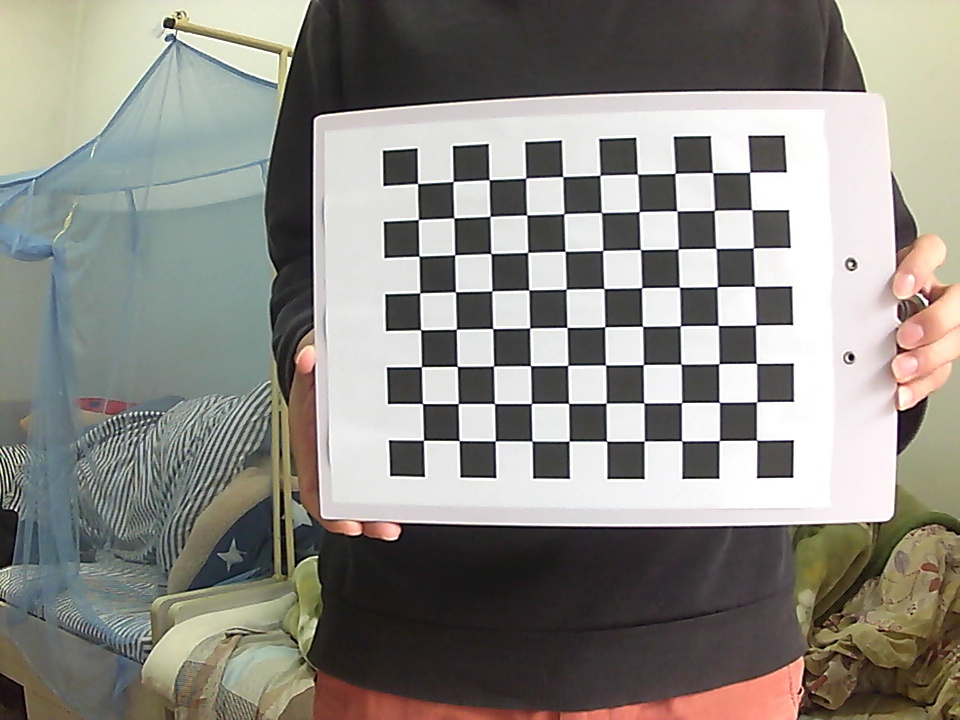
#> input picture Image_l1.jpg, 960 x 720 px
$ python ImageLMUndistortLossFunc.py
#> lines starting #> are read from the running program, lines starting #| are printed output that depends on the picture; after the words box and inside, x2 and y2 are one past the last pixel; in counts of white or black regions, pixels touching at a corner belong together
# encoding=utf-8
import os
import cv2
import math
import numpy as np
from numpy import matrix as mat


def undistort_img(img,                   # image data
                  fx, fy, cx, cy,        # camera intrinsics
                  k1, k2,                # radial distortion parameters
                  p1=None, p2=None,      # tagential distortion parameters
                  radial_ud_only=True):
    """
    undistort image using distort model
    test gray-scale image only
    """
    if img is None:
        print('[Err]: empty image.')
        return

    is_bgr = len(img.shape) == 3
    if is_bgr:
        H, W, C = img.shape

    elif len(img.shape) == 2:
        H, W = img.shape
    else:
        print('[Err]: image format wrong!')
        return

    img_undistort = np.zeros_like(img, dtype=np.uint8)

    # fill in each pixel in un-distorted image
    for v in range(H):
        for u in range(W):  # u,v are pixel coordinates
            # pt = [u, v]

            # convert to camera coordinates by camera intrinsic parameters
            x1 = (u - cx) / fx
            y1 = (v - cy) / fy
            r_square = (x1 * x1) + (y1 * y1)
            r_quadric = r_square * r_square

            if radial_ud_only:  # do radial undistortion only
                x2 = x1 * (1.0 + k1 * r_square + k2 * r_quadric)
                y2 = y1 * (1.0 + k1 * r_square + k2 * r_quadric)
            else:  # do radial undistortion and tangential undistortion
                x2 = x1 * (1.0 + k1 * r_square + k2 * r_quadric) + \
                    2.0 * p1 * x1 * y1 + p2 * (r_square + 2.0 * x1 * x1)
                y2 = y1 * (1.0 + k1 * r_square + k2 * r_quadric) + \
                    p1 * (r_square + 2.0 * y1 * y1) + 2.0 * p2 * x1 * y1

            # convert back to pixel coordinates
            # using nearest neighbor interpolation
            u_corrected = int(fx * x2 + cx + 0.5)
            v_corrected = int(fy * y2 + cy + 0.5)

            # @Todo: using bilinear interpolation...

            # processing pixel outside the image area
            if u_corrected < 0 or u_corrected >= W \
                    or v_corrected < 0 or v_corrected >= H:
                if is_bgr:
                    img_undistort[v, u, :] = 0
                else:
                    img_undistort[v, u] = 0
            else:
                if is_bgr:
                    img_undistort[v, u, :] = img[v_corrected,
                                                 u_corrected, :]  # y, x
                else:
                    img_undistort[v, u] = img[v_corrected, u_corrected]  # y, x

            # if pt in pts_on_curve:
            #     pts_corrected.append([u_corrected, v_corrected])

    # return img_undistort.astype('uint8'), pts_corrected
    return img_undistort.astype('uint8')


# [31 lines left out: function test_undistort_pts_on_curve, not called in this run]


def undistort_img_and_statistics(img_path,
                                 camera_intrinsics,
                                 pts_list,
                                 k1, k2, p1=None, p2=None,
                                 is_color=True):
    """
    undistort of image
    given camera matrix and distortion coefficients
    """
#> called with img_path = './Image_l1.jpg', k1 = -0.613, k2 = 0.357, is_color = True
    print('k1k2: {:.3f}, {:.3f}'.format(k1, k2))

    fx = camera_intrinsics[0]
    fy = camera_intrinsics[1]
    cx = camera_intrinsics[2]
    cy = camera_intrinsics[3]

    if not os.path.isfile(img_path):
        print('[Err]: invalid image path.')
        return

    img_orig = cv2.imread(img_path, cv2.IMREAD_UNCHANGED)
#> img_orig is the input picture: shape (720, 960, 3); mean B, G, R 131.2, 137.6, 139.7

    if is_color:
        img = cv2.imread(img_path, cv2.IMREAD_COLOR)
    else:
        img = cv2.imread(img_path, cv2.IMREAD_GRAYSCALE)

    if img is None:
        print('[Err]: empty image.')
        return

    # ----- draw original points
    dist, offset = 0.0, 0.0
    pts_count = 0
    for pts in pts_list:
        pts = np.array(pts)
        pts_count += len(pts)

        # 计算dsit和offset
        A, B, C, k, b = line_equation(pts[0][0], pts[0][1],
                                      pts[-1][0], pts[-1][1])

        for pt in pts:
            x, y = pt
            dist += abs(A*x + B*y + C) / math.sqrt(A*A + B*B)

            y_est = k*x + b
            y_delta = abs(y - y_est)
            offset += y_delta

        # Draw points and centroid
        for pt in pts:
            cv2.circle(img_orig, tuple(pt), 5, (0, 255, 0), -1)

        # Draw line of endpoints
        cv2.line(img_orig,
                 tuple(pts[0]),
                 tuple(pts[-1]),
                 (255, 0, 0),
                 2)
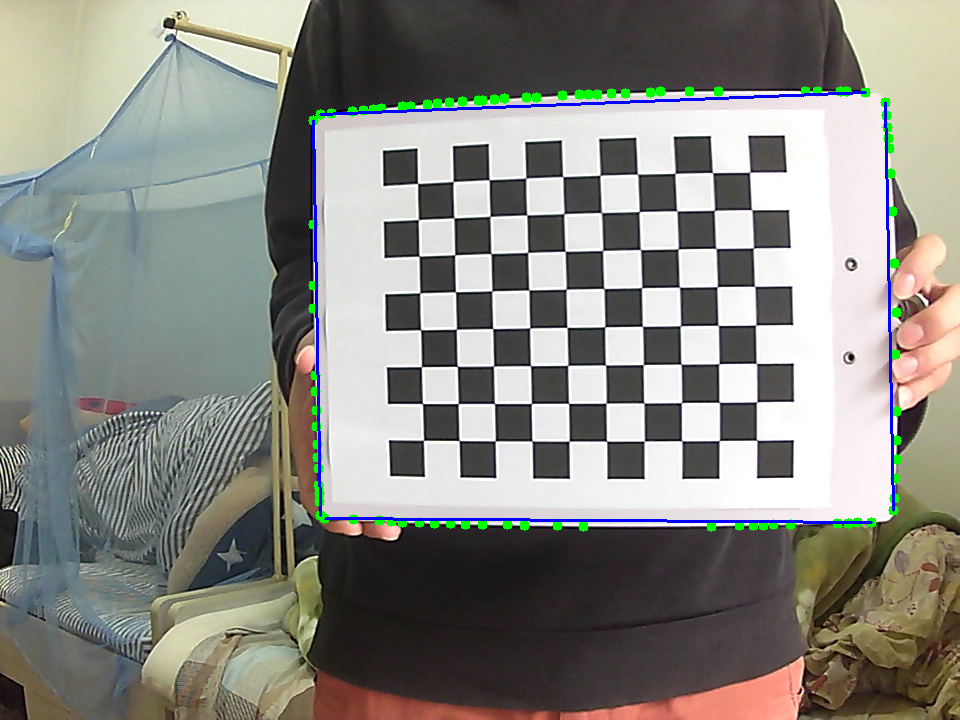
#> img_orig: shape (720, 960, 3); 1.64% of pixels changed, all inside (x1, y1, x2, y2) = (308, 86, 902, 532)
#> after the loop, dist = 345; offset = 4323.2; pts_count = 88
        # -----

    dist /= float(pts_count)
#> dist = 3.92
    offset /= float(pts_count)
#> offset = 49.13

    print('\nBefore LM optimization:')
    print('Mean distance: {:.3f}'.format(dist))
#| Mean distance: 3.920
    print('Mean offset: {:.3f}'.format(offset))
#| Mean offset: 49.128

    # ---------- Do undistortion
    # ----- undistort image
    img_undistort = undistort_img(img,
                                  fx, fy, cx, cy,
                                  k1, k2, p1, p2)
#> after the loop in undistort_img, `for v in range(H):`:
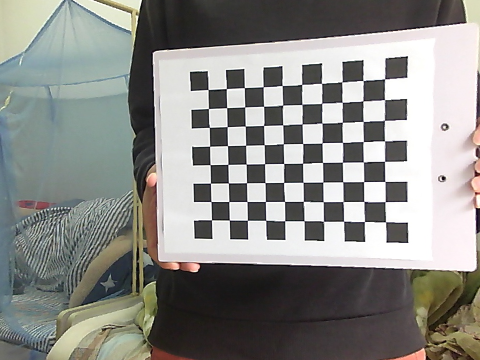
#> img_undistort: shape (720, 960, 3) (shown at 1/2 size); mean B, G, R 135.3, 139.1, 138.9

    # ----- undistort points
    k1k2 = np.array([[k1],
                     [k2]])

    dist, offset = 0.0, 0.0
    for pts in pts_list:
        pts = np.array(pts)

        pts_corrected = undistort_points(
            pts[:, 0], pts[:, 1],
            fx, fy, cx, cy,
            k1k2[0][0], k1k2[1][0]
        )
        Xs = pts_corrected[0]
        Ys = pts_corrected[1]

        A, B, C, k, b = line_equation(Xs[0], Ys[0], Xs[-1], Ys[-1])

        for x, y in zip(Xs, Ys):
            cv2.circle(img_undistort, (int(x+0.5), int(y+0.5)),
                       5, (0, 255, 0), -1)
            dist += abs(A*x + B*y + C) / math.sqrt(A*A + B*B)
            y_est = k*x + b
            y_delta = abs(y - y_est)
            offset += y_delta

        # Draw line of endpoints
        cv2.line(img_undistort,
                 (int(Xs[0]+0.5), int(Ys[0]+0.5)),
                 (int(Xs[-1]), int(Ys[-1])),
                 (255, 0, 0),
                 2)
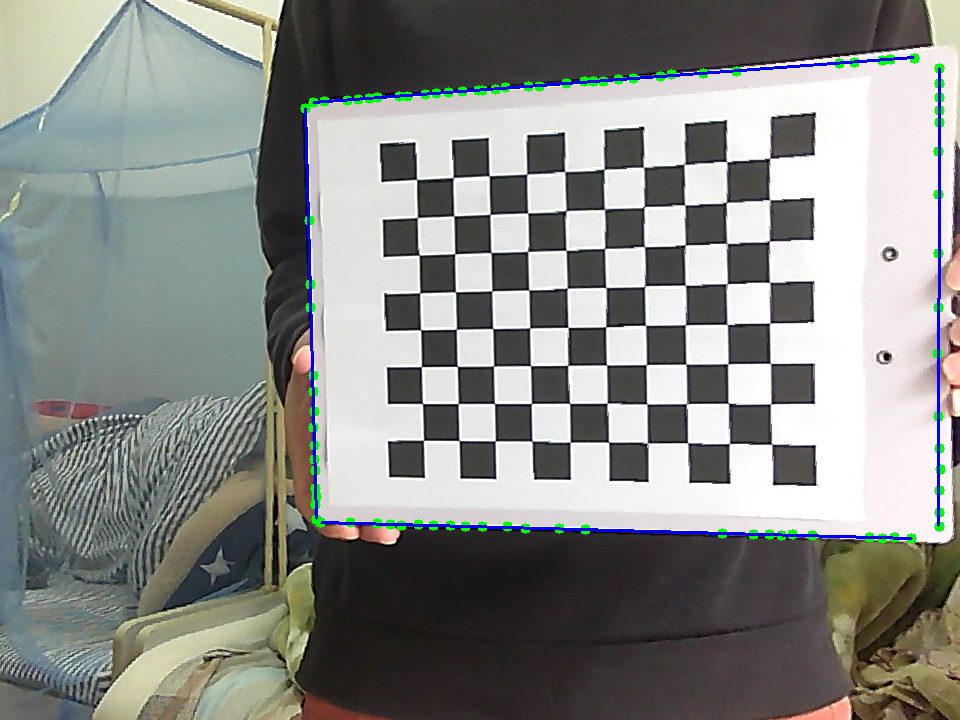
#> img_undistort: shape (720, 960, 3); 1.56% of pixels changed, all inside (x1, y1, x2, y2) = (300, 53, 946, 544)
#> after the loop, dist = 31.7; offset = 51194.9
    # ----------
    dist /= float(pts_count)
#> dist = 0.36
    offset /= float(pts_count)
#> offset = 581.8

    print('\nAfter LM optimization:')
    print('Mean distance: {:.3f}'.format(dist))
#| Mean distance: 0.360
    print('Mean Offset: {:.3f}'.format(offset))
#| Mean Offset: 581.761

    cv2.imshow('origin', img_orig)
    cv2.imshow('undistort', img_undistort)

    cv2.waitKey()


def TestUndistortOptimize():
    img_path = './Image_l1.jpg'

    fx = 1047.585
    fy = 1051.205
    cx = 473.7920
    cy = 364.0780
    camera_intrinsics = [fx, fy, cx, cy]

    k1 = -0.43995
    k2 = 0.272480
    # p1 = 0.00019359
    # p2 = 1.76187114e-05

    # Init parameters to be optimized
    params = np.array([[0.1],
                       [0.1]])  # k1k2

    # Input
    pts_on_curve_1 = [
        [320, 114], [331, 113], [352, 111],
        [363, 110], [373, 109], [381, 108],
        [402, 106], [410, 106], [427, 104],
        [437, 103], [449, 102], [462, 101],
        [478, 100], [482, 100], [494, 99],
        [504, 98], [526, 97], [536, 97],
        [562, 95], [579, 94], [588, 94],
        [597, 94], [611, 93], [625, 93],
        [650, 92], [660, 91], [689, 91],
        [718, 91], [805, 91], [817, 91],
        [840, 91], [846, 91], [865, 92]
    ]

    pts_on_curve_2 = [
        [885, 102], [886, 115], [887, 127],
        [888, 138], [889, 148], [890, 173],
        [892, 211], [894, 263], [896, 312],
        [895, 354], [896, 411], [896, 440],
        [896, 459], [895, 478], [894, 498],
        [893, 510]
    ]

    pts_on_curve_3 = [
        [324, 518], [353, 519], [379, 520],
        [391, 521], [402, 522], [419, 522],
        [434, 523], [450, 523], [465, 524],
        [482, 524], [507, 524], [524, 525],
        [557, 525], [583, 526], [711, 526],
        [739, 525], [753, 525], [763, 525],
        [773, 524], [790, 524], [837, 523],
        [848, 523], [857, 522], [871, 522]
    ]

    pts_on_curve_4 = [
        [313, 120], [313, 224], [313, 285],
        [313, 308], [315, 375], [315, 391],
        [316, 410], [316, 426], [317, 444],
        [317, 457], [318, 468], [318, 485],
        [319, 493], [319, 501], [320, 515]
    ]

    pts_list = [pts_on_curve_1, pts_on_curve_2, pts_on_curve_3, pts_on_curve_4]

    # ---------- Run LM optimization
    params = LM(params, camera_intrinsics, pts_list, max_iter=100)
    k1 = params[0][0]
    k2 = params[1][0]
    # ----------

    # ---------- Undistort
    undistort_img_and_statistics(img_path, camera_intrinsics, pts_list, k1, k2)


def Func(params, fx, fy, cx, cy, pts_list):
    """
    """
    for i, pts in enumerate(pts_list):
        pts = np.array(pts)

        pts_undistort = undistort_points(
            pts[:, 0], pts[:, 1],
            fx, fy, cx, cy,
            params[0][0], params[1][0]
        )

        X = pts_undistort[0]  # x coordinates
        Y = pts_undistort[1]  # y coordinates
        X = np.reshape(X, (-1, 1))
        Y = np.reshape(Y, (-1, 1))

        # compute k,b
        A, B, C, k, b = line_equation(X[0], Y[0], X[-1], Y[-1])

        # using distance from point to line as loss
        dist = abs(A*X+B*Y+C) / np.sqrt(A*A+B*B)

        if i == 0:
            dist_all = dist.copy()
        else:
            dist_all = np.concatenate((dist_all, dist), axis=0)

    return dist_all


def Deriv(params, fx, fy, cx, cy, pts_list, i):
    """
    """
    params_delta_1 = params.copy()
    params_delta_2 = params.copy()

    params_delta_1[i, 0] -= 0.000001
    params_delta_2[i, 0] += 0.000001

    # compute y_est_1
    r1 = Func(params_delta_1, fx, fy, cx, cy, pts_list)

    # compute y_est_2
    r2 = Func(params_delta_2, fx, fy, cx, cy, pts_list)

    deriv = -(r2 - r1) * 1.0 / (0.000002)

    return deriv


# 相机坐标系归一化坐标(2D)进行去畸变操作
def undistort_points(u, v,
                     fx, fy, cx, cy,
                     k1, k2, p1=None, p2=None,
                     radial_ud_only=True):
    """
    """
    # pixel coordinates convert to camera coordinates
    # by camera intrinsic parameters
    x1 = (u - cx) / fx
    y1 = (v - cy) / fy

    # compute r^2 and r^4
    r_square = (x1 * x1) + (y1 * y1)
    r_quadric = r_square * r_square

    if radial_ud_only:  # do radial undistortion only
        x2 = x1 / (1.0 + k1 * r_square + k2 * r_quadric)
        y2 = y1 / (1.0 + k1 * r_square + k2 * r_quadric)
    else:  # do radial undistortion and tangential undistortion
        x2 = x1 / (1.0 + k1 * r_square + k2 * r_quadric) + \
            2.0 / p1 * x1 * y1 + p2 * (r_square + 2.0 * x1 * x1)
        y2 = y1 / (1.0 + k1 * r_square + k2 * r_quadric) + \
            p1 / (r_square + 2.0 * y1 * y1) + 2.0 * p2 * x1 * y

    # convert back to pixel coordinates
    # using nearest neighbor interpolation
    u_corrected = fx * x2 + cx
    v_corrected = fy * y2 + cy

    return [u_corrected, v_corrected]  # pixel coordinates


def line_equation(x1, y1, x2, y2):
    """
    Ax+By+C=0
    """
    A = y2 - y1
    B = x1 - x2
    C = x2*y1 - x1*y2

    k = -1.0 * A / B
    b = -1.0 * C / B

    return A, B, C, k, b
    # return k, b


def LM(params, camera_intrinsics, pts_list, max_iter=100):
    """
    @params: numpy array
    """
    # Known parameters(camera intrinsics)
    fx = camera_intrinsics[0]
    fy = camera_intrinsics[1]
    cx = camera_intrinsics[2]
    cy = camera_intrinsics[3]

    # count points
    pts_num_list = [len(x) for x in pts_list]
    N = sum(pts_num_list)
    print('Total {:d} points on the line.'.format(N))

    u, v = 1, 2
    step = 0
    last_mse = 0.0
    while max_iter:
        mse, mse_tmp = 0.0, 0.0
        step += 1

        r = Func(params, fx, fy, cx, cy, pts_list)
        mse += sum(r**2)
        mse /= N  # normalize

        # build Jacobin matrix
        J = mat(np.zeros((N, params.shape[0])))
        for i in range(params.shape[0]):  #
            J[:, i] = Deriv(params, fx, fy, cx, cy, pts_list, i)

        H = J.T*J + u*np.eye(2)  # 2*2
        hlm = H.I * J.T * r

        # update parameters
        params_tmp = params.copy()  # deep copy
        params_tmp += hlm

        r_tmp = Func(params_tmp, fx, fy, cx, cy, pts_list)
        mse_tmp = sum(r_tmp[:, 0]**2)
        mse_tmp /= N

        # adaptive adjustment
        q = float((mse - mse_tmp) /
                  ((0.5*hlm.T*(u*hlm - J.T*r))[0, 0]))
        if q > 0:
            s = 1.0 / 3.0
            v = 2
            mse = mse_tmp
            params = params_tmp
            temp = 1 - pow(2.0*q-1, 3)

            if s > temp:
                u = u*s
            else:
                u = u*temp
        else:
            u = u*v
            v = 2*v
            params = params_tmp

        print("step = %d, abs(mse-lase_mse) = %.3f, mse=%.3f" %
              (step, abs(mse - last_mse), mse))
        print('parameters:\n', params)

        if abs(mse - last_mse) < 0.1:
            break

        # update mse and iter_idx
        last_mse = mse
        max_iter -= 1

    print('\nFinal optimized parameters:\n', params)
    return params


if __name__ == "__main__":
    TestUndistortOptimize()

$ run again, with distort_undistort.png saved as Image_l1.jpg
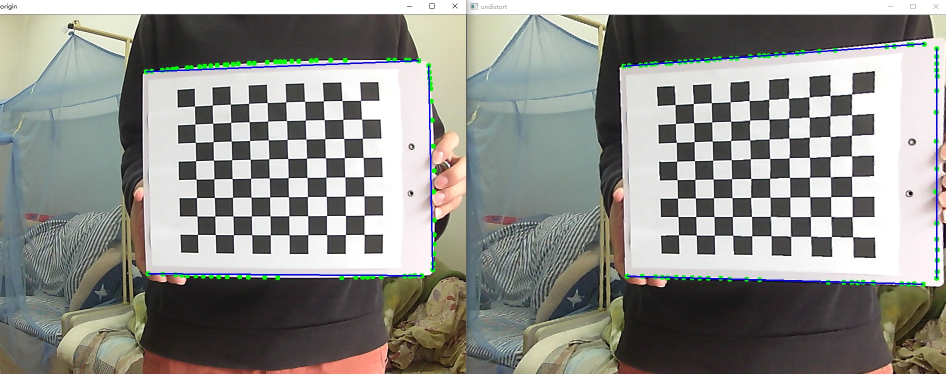
#> input picture distort_undistort.png, 1892 x 747 px (shown at 1/2 size)
#> in undistort_img_and_statistics, img_orig is the input picture: shape (747, 1892, 3); mean B, G, R 137.2, 141.9, 141.2
#> after the loop in undistort_img_and_statistics, `for pts in pts_list:`:
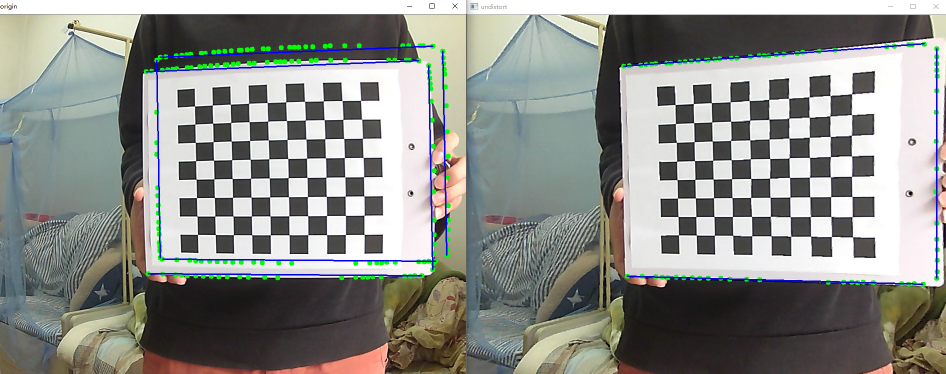
#> img_orig: shape (747, 1892, 3) (shown at 1/2 size); 0.8% of pixels changed, all inside (x1, y1, x2, y2) = (308, 86, 902, 532)
#> after the loop in undistort_img_and_statistics, `for pts in pts_list:`: dist = 345; offset = 4323.2; pts_count = 88
#> in undistort_img_and_statistics, `dist /= float(pts_count)`: dist = 3.92
#> in undistort_img_and_statistics, `offset /= float(pts_count)`: offset = 49.13
#| Mean distance: 3.920
#| Mean offset: 49.128
#> after the loop in undistort_img_and_statistics, `for pts in pts_list:`:
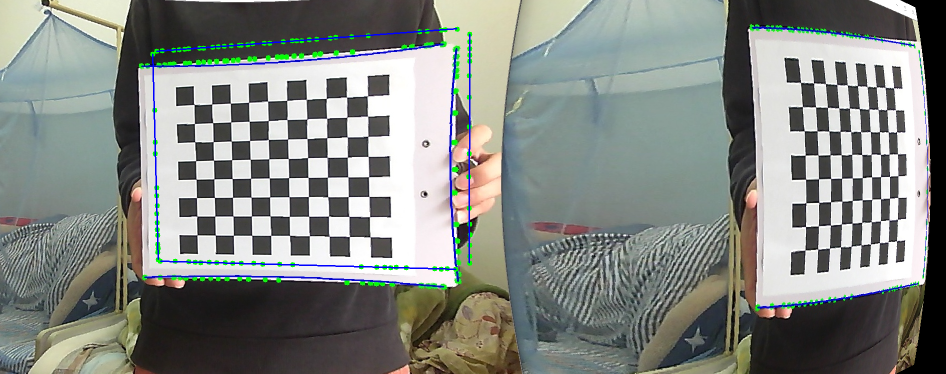
#> img_undistort: shape (747, 1892, 3) (shown at 1/2 size); mean B, G, R 130.6, 135.4, 131.4
#> after the loop in undistort_img_and_statistics, `for pts in pts_list:`: dist = 31.7; offset = 51194.9
#> in undistort_img_and_statistics, `dist /= float(pts_count)`: dist = 0.36
#> in undistort_img_and_statistics, `offset /= float(pts_count)`: offset = 581.8
#| Mean distance: 0.360
#| Mean Offset: 581.761

$ run again, with hulidan.jpg copied over Image_l1.jpg
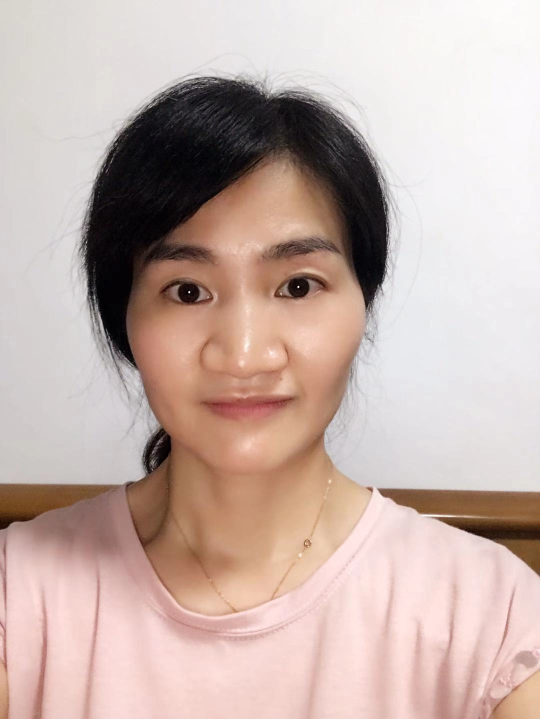
#> input picture hulidan.jpg, 1080 x 1438 px (shown at 1/2 size)
#> in undistort_img_and_statistics, img_orig is the input picture: shape (1438, 1080, 3); mean B, G, R 170.5, 177.4, 197.8
#> after the loop in undistort_img_and_statistics, `for pts in pts_list:`:
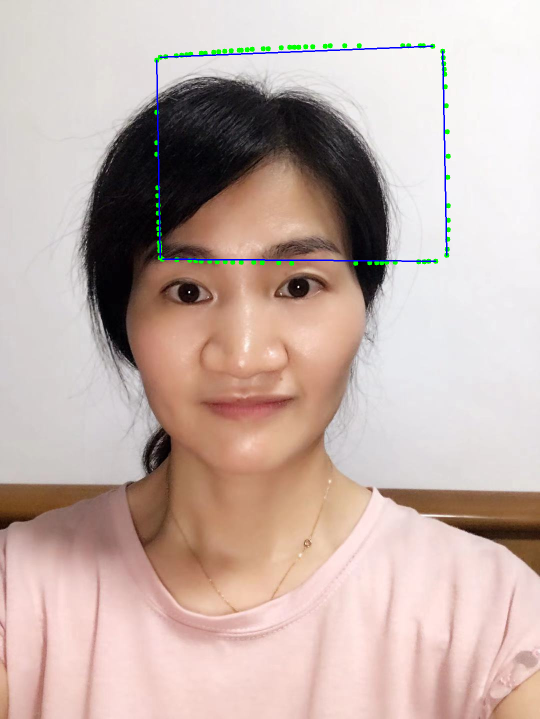
#> img_orig: shape (1438, 1080, 3) (shown at 1/2 size); 0.73% of pixels changed, all inside (x1, y1, x2, y2) = (308, 86, 902, 532)
#> after the loop in undistort_img_and_statistics, `for pts in pts_list:`: dist = 345; offset = 4323.2; pts_count = 88
#> in undistort_img_and_statistics, `dist /= float(pts_count)`: dist = 3.92
#> in undistort_img_and_statistics, `offset /= float(pts_count)`: offset = 49.13
#| Mean distance: 3.920
#| Mean offset: 49.128
#> after the loop in undistort_img_and_statistics, `for pts in pts_list:`:
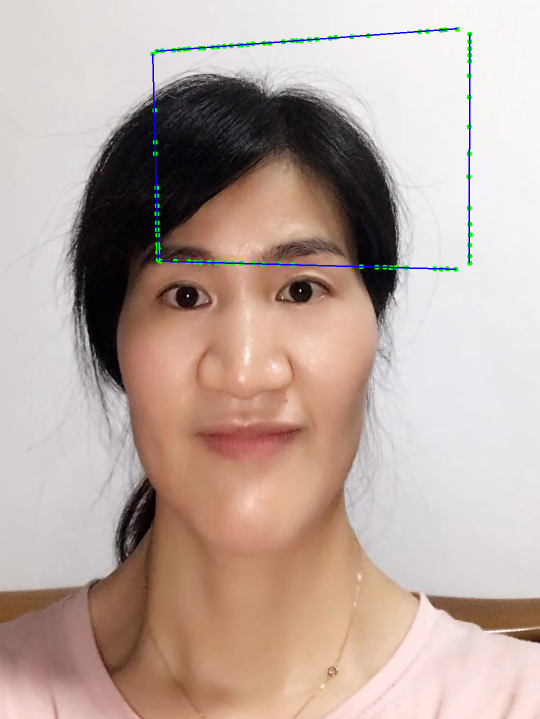
#> img_undistort: shape (1438, 1080, 3) (shown at 1/2 size); mean B, G, R 160, 168.1, 187
#> after the loop in undistort_img_and_statistics, `for pts in pts_list:`: dist = 31.7; offset = 51194.9
#> in undistort_img_and_statistics, `dist /= float(pts_count)`: dist = 0.36
#> in undistort_img_and_statistics, `offset /= float(pts_count)`: offset = 581.8
#| Mean distance: 0.360
#| Mean Offset: 581.761
